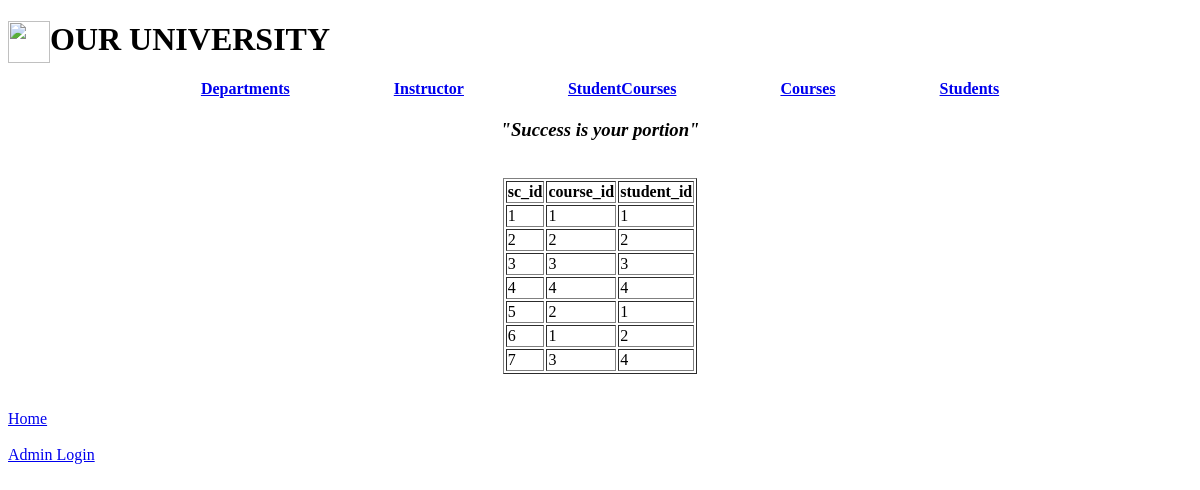
The app's page /studentcourse with its own data.
### universitydb.py (models this page shows, shortened)
class student_course(db.Model):
    sc_id = db.Column(db.Integer,primary_key=True)
    course_id = db.Column(db.Integer, db.ForeignKey("courses.course_id"))
    student_id = db.Column(db.Integer, db.ForeignKey("students.student_id"))

### universitydb.py (the view, shortened to what this page needs)
@webapp.route("/studentcourse", methods=["GET","POST"])
def studentcourse():
    studentcourses = student_course.query.all()
    return render_template("studentcourse.html",studentcourses=studentcourses)

### templates/studentcourse.html (shortened to what this page needs)
{% extends "parent.html" %}
{% block body %}
   <table align=center border ="1">
       <tr>
           <th>sc_id</th>
           <th>course_id</th>
           <th>student_id</th>
       </tr>
       {% for studentcourse in studentcourses %}
           <tr>
               <td>{{studentcourse.sc_id}}</td>
               <td>{{studentcourse.course_id}}</td>
               <td>{{studentcourse.student_id}}</td>
           </tr>
       {%endfor%}
   </table><br/><br/>
   <a href="/">Home</a><br/><br/>
   <a href="/sclogin">Admin Login</a>
{% endblock %}

### templates/studentcourse.html (style rules this page uses)
body { background-image: url("https://i.pinimg.com/originals/bf/fe/ed/bffeedff5331ec32b734faeee26ff2fe.jpg"); background-repeat: no-repeat; background-attachment: fixed; background-size: cover; }

### records on screen
student_course: sc_id "1", course_id "1", student_id "1"
student_course: sc_id "2", course_id "2", student_id "2"
student_course: sc_id "3", course_id "3", student_id "3"
student_course: sc_id "4", course_id "4", student_id "4"
student_course: sc_id "5", course_id "2", student_id "1"
student_course: sc_id "6", course_id "1", student_id "2"
student_course: sc_id "7", course_id "3", student_id "4"
